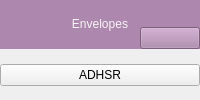
         <widget class="QWidget" name="_category_envelopes_container" native="true">
          <layout class="QVBoxLayout" name="verticalLayout_6">
           <property name="spacing">
            <number>2</number>
           </property>
           <property name="leftMargin">
            <number>0</number>
           </property>
           <property name="topMargin">
            <number>0</number>
           </property>
           <property name="rightMargin">
            <number>0</number>
           </property>
           <property name="bottomMargin">
            <number>0</number>
           </property>
           <item>
            <widget class="QWidget" name="widget_2" native="true">
             <property name="palette">
              <palette>
               <active>
                <colorrole role="Button">
                 <brush brushstyle="SolidPattern">
                  <color alpha="255">
                   <red>173</red>
                   <green>135</green>
                   <blue>173</blue>
                  </color>
                 </brush>
                </colorrole>
                <colorrole role="ButtonText">
                 <brush brushstyle="SolidPattern">
                  <color alpha="255">
                   <red>246</red>
                   <green>245</green>
                   <blue>244</blue>
                  </color>
                 </brush>
                </colorrole>
                <colorrole role="Window">
                 <brush brushstyle="SolidPattern">
                  <color alpha="255">
                   <red>173</red>
                   <green>135</green>
                   <blue>173</blue>
                  </color>
                 </brush>
                </colorrole>
               </active>
               <inactive>
                <colorrole role="Button">
                 <brush brushstyle="SolidPattern">
                  <color alpha="255">
                   <red>173</red>
                   <green>135</green>
                   <blue>173</blue>
                  </color>
                 </brush>
                </colorrole>
                <colorrole role="ButtonText">
                 <brush brushstyle="SolidPattern">
                  <color alpha="255">
                   <red>246</red>
                   <green>245</green>
                   <blue>244</blue>
                  </color>
                 </brush>
                </colorrole>
                <colorrole role="Window">
                 <brush brushstyle="SolidPattern">
                  <color alpha="255">
                   <red>173</red>
                   <green>135</green>
                   <blue>173</blue>
                  </color>
                 </brush>
                </colorrole>
               </inactive>
               <disabled>
                <colorrole role="Button">
                 <brush brushstyle="SolidPattern">
                  <color alpha="255">
                   <red>173</red>
                   <green>135</green>
                   <blue>173</blue>
                  </color>
                 </brush>
                </colorrole>
                <colorrole role="ButtonText">
                 <brush brushstyle="SolidPattern">
                  <color alpha="255">
                   <red>190</red>
                   <green>190</green>
                   <blue>190</blue>
                  </color>
                 </brush>
                </colorrole>
                <colorrole role="Window">
                 <brush brushstyle="SolidPattern">
                  <color alpha="255">
                   <red>173</red>
                   <green>135</green>
                   <blue>173</blue>
                  </color>
                 </brush>
                </colorrole>
               </disabled>
              </palette>
             </property>
             <property name="autoFillBackground">
              <bool>true</bool>
             </property>
             <layout class="QHBoxLayout" name="horizontalLayout_4">
              <property name="spacing">
               <number>0</number>
              </property>
              <property name="leftMargin">
               <number>0</number>
              </property>
              <property name="topMargin">
               <number>0</number>
              </property>
              <property name="rightMargin">
               <number>0</number>
              </property>
              <property name="bottomMargin">
               <number>0</number>
              </property>
              <item>
               <widget class="QPushButton" name="_category_expand_envelopes">
                <property name="toolTip">
                 <string>Expand/collapse group</string>
                </property>
                <property name="text">
                 <string/>
                </property>
                <property name="icon">
                 <iconset>
                  <normaloff>images/ButtonExpanded.png</normaloff>images/ButtonExpanded.png</iconset>
                </property>
                <property name="flat">
                 <bool>true</bool>
                </property>
               </widget>
              </item>
              <item>
               <widget class="QPushButton" name="pushButton_3">
                <property name="text">
                 <string>Envelopes</string>
                </property>
                <property name="flat">
                 <bool>true</bool>
                </property>
               </widget>
              </item>
              <item alignment="Qt::AlignBottom">
               <widget class="QPushButton" name="_category_layout_envelopes">
                <property name="toolTip">
                 <string>Change layout</string>
                </property>
                <property name="text">
                 <string/>
                </property>
                <property name="icon">
                 <iconset>
                  <normaloff>images/ButtonLayoutVertical.png</normaloff>images/ButtonLayoutVertical.png</iconset>
                </property>
               </widget>
              </item>
             </layout>
            </widget>
           </item>
           <item>
            <widget class="QWidget" name="_category_envelopes" native="true">
             <layout class="QVBoxLayout" name="verticalLayout_7">
              <property name="spacing">
               <number>2</number>
              </property>
              <property name="leftMargin">
               <number>0</number>
              </property>
              <property name="topMargin">
               <number>0</number>
              </property>
              <property name="rightMargin">
               <number>0</number>
              </property>
              <property name="bottomMargin">
               <number>0</number>
              </property>
              <item>
               <widget class="WidgetAddNode" name="_envelopes_ADHSR">
                <property name="toolTip">
                 <string>Drag to blueprint to add </string>
                </property>
                <property name="text">
                 <string>ADHSR</string>
                </property>
                <property name="icon">
                 <iconset>
                  <normaloff>images/NodeADSR.png</normaloff>images/NodeADSR.png</iconset>
                </property>
                <property name="NodeType" stdset="0">
                 <string notr="true">ADHSR</string>
                </property>
               </widget>
              </item>
             </layout>
            </widget>
           </item>
          </layout>
         </widget>
